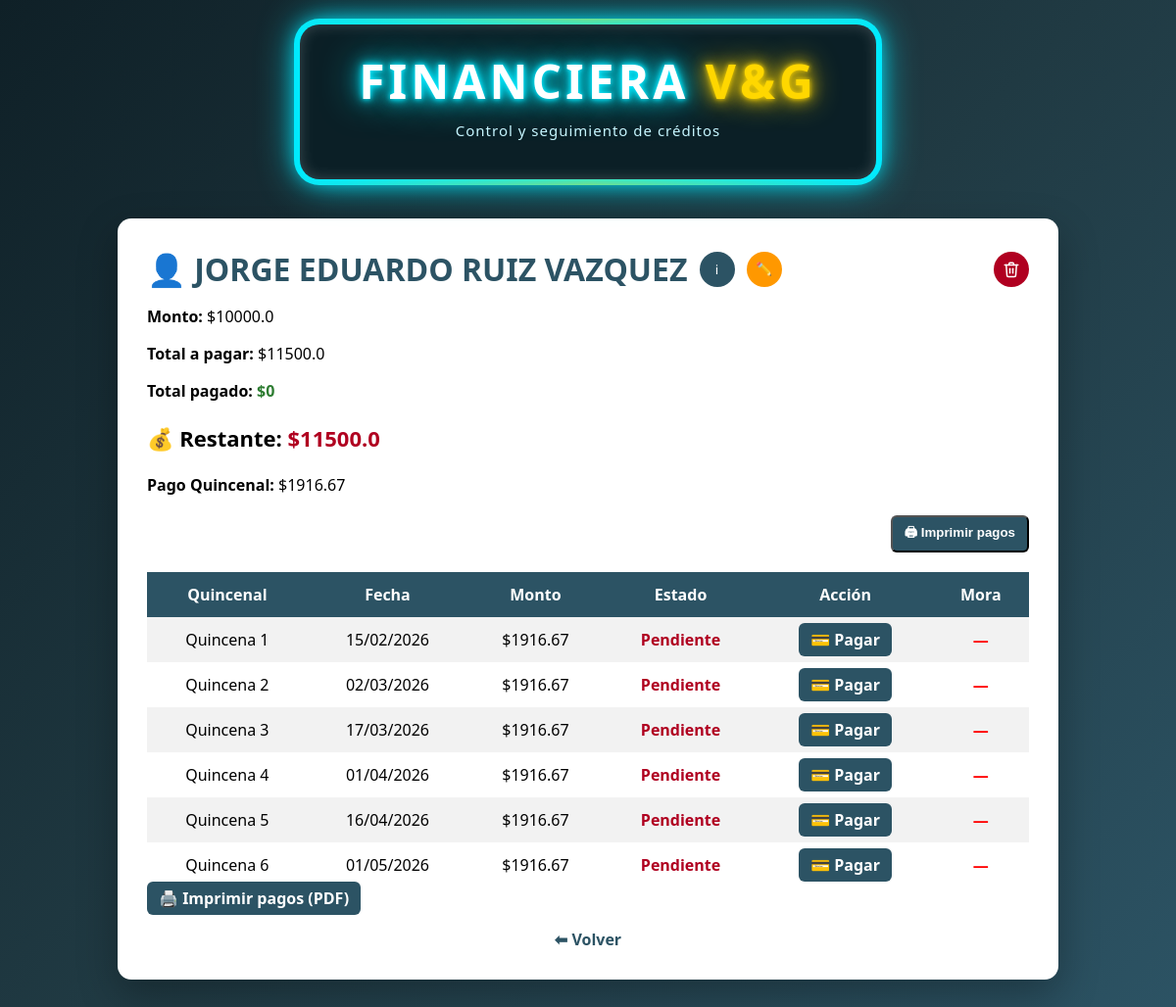
The app's page /cliente/1 with its own data.
### app.py (models this page shows)
class Cliente(db.Model):
    id = db.Column(db.Integer, primary_key=True)
    nombre = db.Column(db.String(120))
    telefono = db.Column(db.String(50))
    direccion = db.Column(db.String(200))
    garantia = db.Column(db.String(200))
    monto = db.Column(db.Float)
    interes = db.Column(db.Float)
    frecuencia = db.Column(db.String(20))
    periodos = db.Column(db.Integer)
    total = db.Column(db.Float)
    pago = db.Column(db.Float)
    fecha = db.Column(db.String(20))
    liquidado = db.Column(db.Boolean, default=False)
    pagos = db.relationship(
        "Pago",
        backref="cliente",
        cascade="all, delete-orphan"
    )

class Pago(db.Model):
    id = db.Column(db.Integer, primary_key=True)
    cliente_id = db.Column(db.Integer, db.ForeignKey("cliente.id"))
    numero = db.Column(db.Integer)
    periodo = db.Column(db.String(50))
    fecha = db.Column(db.String(20))
    monto = db.Column(db.Float)
    estado = db.Column(db.String(20))
    mora = db.Column(db.Float, default=0)
    dias_atraso = db.Column(db.Integer, default=0)

### app.py (the view)
@app.route("/cliente/<int:cliente_id>")
def ver_cliente(cliente_id):
    cliente = Cliente.query.get_or_404(cliente_id)
    hoy = datetime.now()
    total_pagado = 0
    for p in cliente.pagos:
        fecha_pago = datetime.strptime(p.fecha, "%d/%m/%Y")
        if p.estado == "Pendiente" and fecha_pago < hoy:
            p.dias_atraso = (hoy - fecha_pago).days
            p.mora = p.dias_atraso * MORA_POR_DIA
        else:
            p.dias_atraso = 0
            p.mora = 0
        if p.estado == "Pagado":
            total_pagado += p.monto + p.mora
    restante = round(cliente.total - total_pagado, 2)
    if restante < 0:
        restante = 0
    cliente.liquidado = restante == 0
    db.session.commit()
    return render_template(
        "cliente.html",
        cliente=cliente,
        total_pagado=total_pagado,
        restante=restante
    )

### templates/cliente.html (shortened to what this page needs)
<!DOCTYPE html>
<html lang="es">
<head>
</head>
<body>
    <div class="led-container">
        <div class="led-sign">
            <h1>FINANCIERA <span>V&amp;G</span></h1>
            <p>Control y seguimiento de créditos</p>
        </div>
    </div>
<div class="container">
    <div style="display:flex; justify-content:space-between; align-items:center;">
        <div style="display:flex; align-items:center; gap:12px;">
            <h1 style="margin:0;">👤 {{ cliente.nombre }}</h1>
            <button onclick="abrirInfo()"
                    class="icon-btn info">
                ℹ
            </button>
            <button onclick="abrirEditar()"
                    class="icon-btn edit">
                ✏️
            </button>
        </div>
        <a href="/eliminar_cliente/{{ cliente.id }}"
            onclick="return confirm('⚠️ ¿Seguro que deseas eliminar este cliente? Esta acción no se puede deshacer.');"
            class="icon-btn delete"
            title="Eliminar cliente">
        </a>
    </div>
    <p><strong>Monto:</strong> ${{ cliente.monto }}</p>
        <p><strong>Total a pagar:</strong> ${{ cliente.total }}</p>
        <p>
            <strong>Total pagado:</strong>
            <span style="color:#2e7d32; font-weight:bold;">
                ${{ total_pagado }}
            </span>
        </p>
        <p style="font-size:22px;">
            <strong>💰 Restante:</strong>
            <span style="color:#b00020; font-weight:bold;">
                ${{ restante }}
            </span>
    </p>
        <strong>Pago {{ cliente.frecuencia | capitalize }}:</strong>
        ${{ cliente.pago }}
    <div style="display:flex; justify-content:flex-end; margin-top:20px;">
        <button onclick="imprimirPagos()" class="btn">
          🖨 Imprimir pagos
        </button>
    </div>
    <table>
        <tr>
            <th>{{ cliente.frecuencia | capitalize }}</th>
            <th>Fecha</th>
            <th>Monto</th>
            <th>Estado</th>
            <th>Acción</th>
            <th>Mora</th>
        </tr>
        {% for p in cliente.pagos %}
        <tr>
            <td>{{ p.periodo }}</td>
            <td>{{ p.fecha }}</td>
            <td>${{ p.monto }}</td>
            <td class="{{ 'pagado' if p.estado == 'Pagado' else 'pendiente' }}">
                {{ p.estado }}
            </td>
            <td>
                {% if p.estado.strip() == 'Pendiente' %}
                    <a href="/abonar/{{ cliente.id }}/{{ p.numero }}"
                        class="btn"
                        onclick="return confirmarPago(this);">
                            💳 Pagar
                    </a>
                {% else %}
                    ✔
                {% endif %}
            <td style="color:red; font-weight:bold;">
                    {% if p.mora > 0 %}
                    ${{ p.mora }} ({{ p.dias_atraso }} días)
                {% else %}
                    —
                {% endif %}
            </td>
            </td>
        </tr>
        {% endfor %}
    </table>
    <a href="{{ url_for('imprimir_pagos', cliente_id=cliente.id) }}"
        class="btn btn-primary"
        target="_blank">
        🖨️ Imprimir pagos (PDF)
    </a>
    <div class="back">
        <a href="/">⬅ Volver</a>
    </div>
</div>
</body>
</html>

### templates/cliente.html (style rules this page uses)
body { font-family: 'Segoe UI', sans-serif; background: linear-gradient(135deg, #0f2027, #203a43, #2c5364); margin: 0; padding: 0; }
.container { max-width: 900px; margin: 40px auto; background: #fff; border-radius: 14px; padding: 30px; box-shadow: 0 15px 40px rgba(0,0,0,0.3); }
h1 { color: #2c5364; }
table { width: 100%; border-collapse: collapse; margin-top: 20px; }
th, td { padding: 12px; text-align: center; }
th { background: #2c5364; color: #fff; }
tr:nth-child(even) { background: #f2f2f2; }
.pendiente { color: #b00020; font-weight: bold; }
.back { margin-top: 20px; text-align: center; }
.back a { color: #2c5364; font-weight: bold; text-decoration: none; }
.btn { background: #2c5364; color: white; padding: 6px 12px; border-radius: 6px; text-decoration: none; font-weight: bold; }
.icon-btn { width: 36px; height: 36px; border-radius: 50%; border: none; display: flex; align-items: center; justify-content: center; cursor: pointer; color: white; text-decoration: none; transition: all .2s ease; }
.icon-btn svg { display: block; }
.icon-btn.info { background: #2c5364; }
.icon-btn.edit { background: #ff9800; }
.icon-btn.delete { background: #b00020; }
.led-container { display: flex; justify-content: center; align-items: center; margin: 25px 0 35px 0; }
.led-sign { padding: 25px 60px; border-radius: 20px; background: #0b1f26; text-align: center; position: relative; box-shadow: 0 0 20px #00eaff, 0 0 40px #00eaff, inset 0 0 15px rgba(255,255,255,0.2); }
.led-sign h1 { margin: 0; font-size: 48px; letter-spacing: 4px; color: #ffffff; text-shadow: 0 0 5px #00eaff, 0 0 10px #00eaff, 0 0 20px #00eaff, 0 0 40px #00eaff; }
.led-sign h1 span { color: #ffd700; text-shadow: 0 0 5px #ffd700, 0 0 15px #ffd700, 0 0 30px #ffd700; }
.led-sign p { margin-top: 8px; font-size: 15px; color: #c7f6ff; letter-spacing: 1px; }
.led-sign::before { content: ""; position: absolute; inset: -6px; border-radius: 26px; background: linear-gradient( 90deg, #00eaff, #ffd700, #00eaff ); z-index: -1; animation: ledMove 3s linear infinite; }

### records on screen
Cliente: nombre "JORGE EDUARDO RUIZ VAZQUEZ", monto "10000.0", total "11500.0", frecuencia "Quincenal", pago "1916.67"
Pago: periodo "Quincena 1", fecha "15/02/2026", monto "1916.67", estado "Pendiente"
Pago: periodo "Quincena 2", fecha "02/03/2026", monto "1916.67", estado "Pendiente"
Pago: periodo "Quincena 3", fecha "17/03/2026", monto "1916.67", estado "Pendiente"
Pago: periodo "Quincena 4", fecha "01/04/2026", monto "1916.67", estado "Pendiente"
Pago: periodo "Quincena 5", fecha "16/04/2026", monto "1916.67", estado "Pendiente"
Pago: periodo "Quincena 6", fecha "01/05/2026", monto "1916.67", estado "Pendiente"

### other values on screen
{{ total_pagado }} "0"
{{ restante }} "11500.0"
